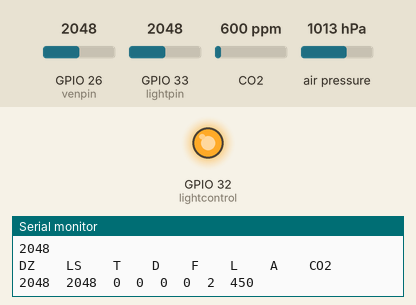
Bench run of a sketch on a simulated ESP32. Parts: output pins drawn as LEDs (lit = HIGH), the last lines printed to the serial monitor. Inputs (shaded band) come from the test bench; at power-on: GPIO 33 (lightpin) = 2048, GPIO 26 (venpin) = 2048, CO2 600 ppm, air pressure 1013 hPa.

Above: at 1.9 s.
2.0 s: GPIO 33 (lightpin) set to 1042
3.5 s: GPIO 33 (lightpin) set to 935
At 5.2 s:
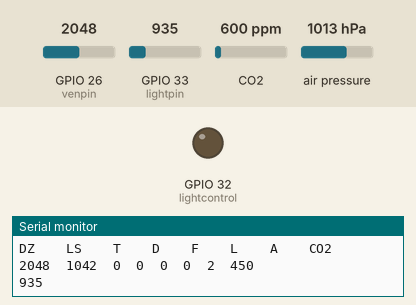
5.9 s: GPIO 33 (lightpin) set to 1040
At 7.6 s:
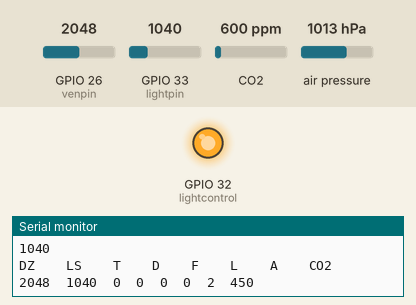
7.9 s: GPIO 33 (lightpin) set to 973
At 10.0 s:
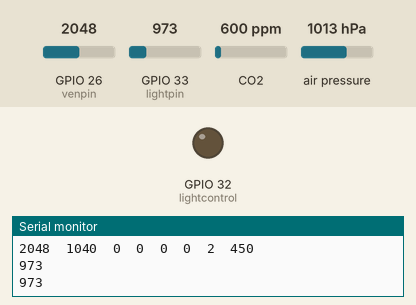
Timing chart, 0 to 11.2 s (numbered marks = the images above; inputs shaded):
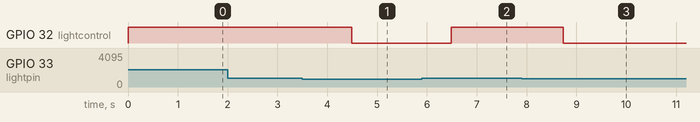

The sketch:

project_1.ino
```cpp
#include <Wire.h>
#include <SPI.h>
#include <Adafruit_Sensor.h>
#include "Adafruit_BME680.h"
#include <Arduino.h>
#include "MHZ19.h"
#include <SoftwareSerial.h>                                // Remove if using HardwareSerial
#include "BluetoothSerial.h"

#define BME_SCK 13
#define BME_MISO 12
#define BME_MOSI 11
#define BME_CS 10
#define RX_PIN 16                                          // Rx pin which the MHZ19 Tx pin is attached to
#define TX_PIN 17                                          // Tx pin which the MHZ19 Rx pin is attached to

#define BAUDRATE 9600                                      // Device to MH-Z19 Serial baudrate (should not be changed)
#define SEALEVELPRESSURE_HPA (1013.25)

Adafruit_BME680 bme; // I2C
MHZ19 myMHZ19;                                             // Constructor for library
SoftwareSerial mySerial(RX_PIN, TX_PIN);                   // (Uno example) create device to MH-Z19 serial
//BluetoothSerial SerialBT;


const int venpin = 26, lightpin = 33, lightcontrol = 32;
int venval = 0, lightval;
int sensor[8];
void setup() {
  // put your setup code here, to run once:
  Serial.begin(9600);
  pinMode(venpin, INPUT);
  pinMode(lightpin, INPUT);
  pinMode(lightcontrol, OUTPUT);
   while (!Serial);
  Serial.println(F("BME680 test"));

  if (!bme.begin()) {
    Serial.println("Could not find a valid BME680 sensor, check wiring!");
    while (1);}
  bme.setTemperatureOversampling(BME680_OS_8X);
  bme.setHumidityOversampling(BME680_OS_2X);
  bme.setPressureOversampling(BME680_OS_4X);
  bme.setIIRFilterSize(BME680_FILTER_SIZE_3);
  bme.setGasHeater(320, 150); // 320*C for 150 ms

  mySerial.begin(BAUDRATE);                               // (Uno example) device to MH-Z19 serial start
  myMHZ19.begin(mySerial);                                // *Serial(Stream) refence must be passed to library begin().
  myMHZ19.autoCalibration(false);                              // Turn auto calibration ON (OFF autoCalibration(false))

  //SerialBT.begin("Air Quality Monitoring"); //Bluetooth device name
  //Serial.println("The device started, now you can pair it with bluetooth!");
}

void loop() {
  // put your main code here, to run repeatedly:

  lightval = analogRead(lightpin);
  Serial.println(lightval);
  sensor[1] = lightval;


  if (sensor[1] > 1000){
    digitalWrite(lightcontrol, HIGH);
    delay(100);
    venval = analogRead(venpin);

    sensor[0] = venval;
    sensor[2] = bme.temperature;
    sensor[3] = bme.pressure / 100.0;
    sensor[4] = bme.humidity;
    sensor[5] = bme.gas_resistance / 1000.0;
    sensor[6] = bme.readAltitude(SEALEVELPRESSURE_HPA);
    sensor[7] = myMHZ19.getCO2()-150;

    Serial.print("DZ \t LS \t T \t D \t F \t L \t A \t CO2 \n");
    for(int i = 0; i<8; i++){
      //SerialBT.print(sensor[i]);
      Serial.print(sensor[i]);
      //SerialBT.print('\n');
      Serial.print("\t");
      }
      Serial.print("\n");
      //SerialBT.write('\n');
    }

    else {digitalWrite(lightcontrol, LOW);}

  delay(1000);

}
```

Measured:
- the behaviour switches between 1001 and 1000 on GPIO 33 (lightpin) (found by bisection; images 0 and 1)
- after the input at 3.5 s, GPIO 32 (lightcontrol): HIGH → LOW after 0.99 s
- after the input at 5.9 s, GPIO 32 (lightcontrol): LOW → HIGH after 0.59 s
- after the input at 7.9 s, GPIO 32 (lightcontrol): HIGH → LOW after 0.83 s
